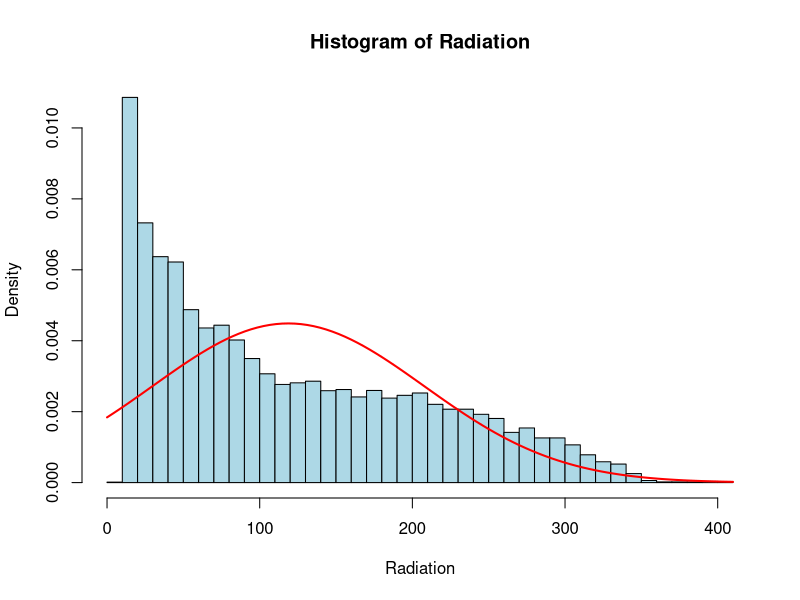

Write R code to recreate this figure.
data <- read.csv("london_weather.csv")

radiation <- as.numeric(data$radiation)

# Create Hsitogram

hist(radiation,
     breaks=50,
     col="lightblue",
     main="Histogram of Radiation",
     xlab="Radiation",
     ylab="Density",
     probability=TRUE) # makes density rather than frequency

# Create Normal Distribution Bell Curve

mean <- mean(radiation, na.rm = TRUE) # 
sd <- sd(radiation, na.rm = TRUE)

curve(dnorm(x, mean=mean, sd=sd),
      col="red",
      lwd=2, # line width
      add=TRUE)